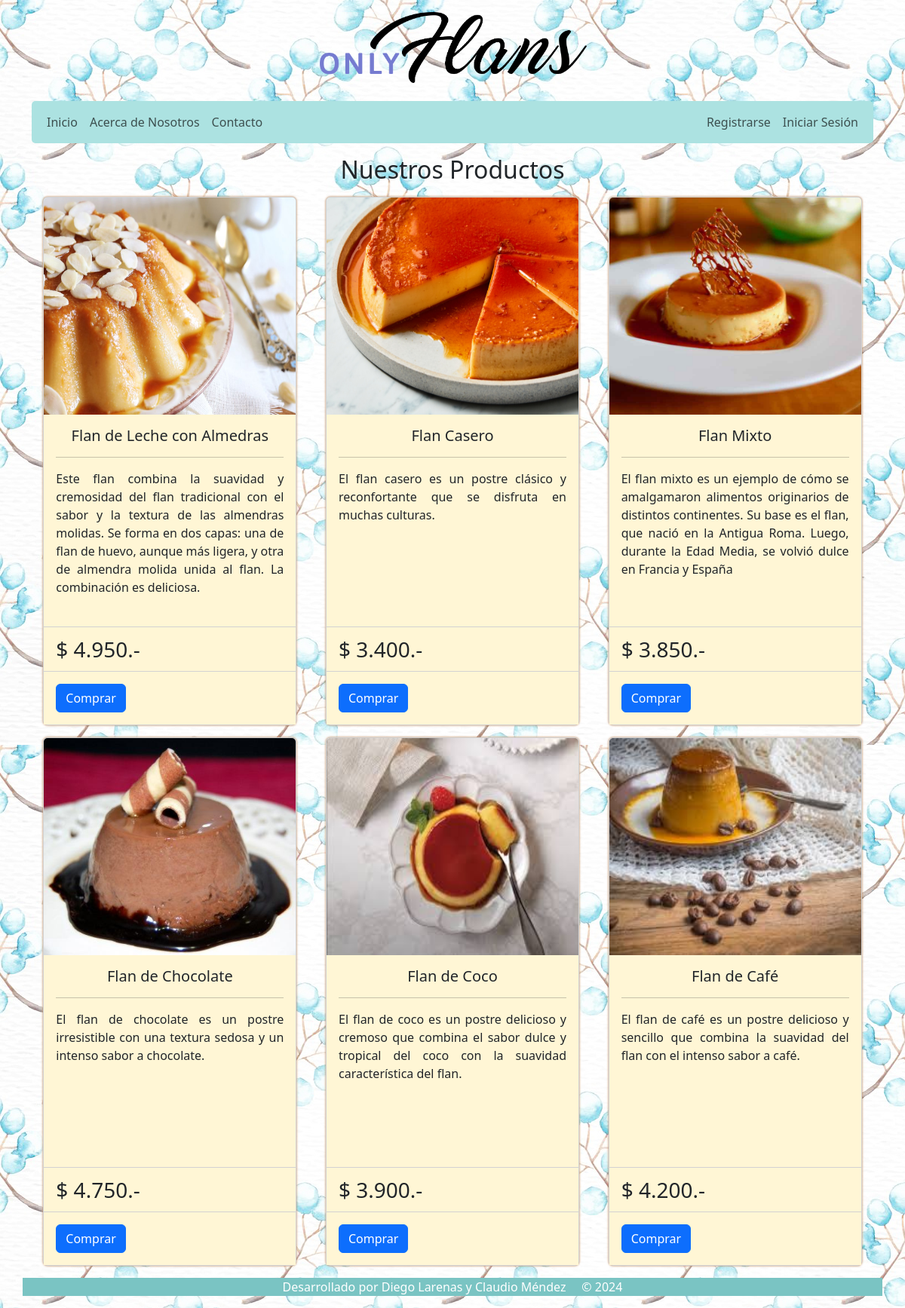
The page / on the database its author committed.
### web/models.py (models this page shows, shortened)
class Flan(models.Model):
    flan_uuid = models.UUIDField()
    name = models.CharField(max_length=64)
    description = models.TextField()
    image_url = models.URLField()
    price = models.CharField(max_length=12, default='$ 0')
    slug = models.SlugField()
    is_private = models.BooleanField()
    created_at = models.DateTimeField(auto_now_add=True)
    updated_at = models.DateTimeField(auto_now=True)

### web/views.py (the view)
# urls.py: path('', indice, name="indice"),
def indice(request):
    flanes = Flan.objects.all()
    flanes_publicos = Flan.objects.filter(is_private=False)
    context = {
        'flanes': flanes,
        'flanes_publicos' : flanes_publicos
    }
    return render(request, 'index.html', context)

### web/templates/index.html
{% extends 'base.html' %}
{% load static %}
{% block 'content' %}
<section>
    <div class="container py-3 px-3">
        <h2 class="text-center mb-3">Nuestros Productos</h2>
        <div class="row gx-3 gy-3">
            {% for flan in flanes_publicos %}
            <div class="col-12 col-md-6 col-lg-4">
                <div class="card mx-auto">
                    <img src="{{flan.image_url}}" class="card-img-top" alt="{{flan.slug}}">
                    <div class="card-body">
                        <h5 class="card-title">{{flan.name}}</h5>
                        <hr>
                        <p class="card-text">{{flan.description}}</p>
                    </div>
                    <ul class="list-group list-group-flush">
                        <li class="list-group-item fs-3">{{flan.price}}</li>
                    </ul>
                    <div class="card-body">
                        <a href="#" class="card-link btn btn-primary">Comprar</a>
                    </div>
                </div>
            </div>
            {% endfor %}
        </div>
    </div>
</section>
{% endblock  %}

### web/templates/base.html (shortened to what this page needs)
<!doctype html>
<html lang="es-cl">
<head>
    {% load static %}
    <link href="https://cdn.jsdelivr.net/npm/bootstrap@5.3.3/dist/css/bootstrap.min.css" rel="stylesheet">
    <link rel="stylesheet" type="text/css" href="{% static 'css/style.css' %}">
</head>
<body>
    {% block 'header' %}
    {% include 'header.html' %}
    {% endblock  %}
    {% block 'navbar' %}
    {% include 'navbar.html' %}
    {% endblock  %}
    {% block 'content' %}{% endblock  %}
    {% block 'footer' %}
    {% include 'footer.html' %}
    {% endblock  %}
</body>
</html>

### web/templates/header.html
{% load static %}
<div class="container py-3" id="header">
    <div class ="row justify-content-center">
        <div class="col-4 ">
            <img src="{% static 'img/logo_onlyflans.png' %}" alt="logo" class="img-fluid">
        </div>
    </div>
</div>

### web/templates/navbar.html (shortened to what this page needs)
{% load static %}
<div class="container" id="navigation">
    <nav class="navbar navbar-expand-lg">
        <div class="container-fluid">
            <div class="collapse navbar-collapse" id="navbarNav">
                <ul class="navbar-nav">
                    <li class="nav-item">
                        <a class="nav-link btn btn-primary" aria-current="page" href="{% url 'indice' %}">Inicio</a>
                    </li>
                    <li class="nav-item">
                        <a class="nav-link btn btn-primary" href="{% url 'about' %}">Acerca de Nosotros</a>
                    </li>
                    <li class="nav-item">
                        <a class="nav-link btn btn-primary" href="{% url 'contacto' %}">Contacto</a>
                    </li>
                </ul>
                <ul class="navbar-nav ms-auto">
                    {% if user.is_authenticated %}
                    <li class="nav-item">
                        <form action="{% url 'logout' %}" method="POST">
                            {% csrf_token %}
                            <button type="submit" class="btn btn-primary">Cerrar Sesión</button>
                        </form>
                    </li>
                    {% else %}
                    <li class="nav-item">
                        <a type="button" class="nav-link btn btn-primary" href="{% url 'registro' %}">Registrarse</a>
                    </li>
                    <li class="nav-item">
                        <a class="nav-link btn btn-primary" href="{% url 'login' %}">Iniciar Sesión</a>
                    </li>
                    {% endif %}
                </ul>
            </div>
        </div>
    </nav>
</div>

### web/templates/footer.html
<div class = "container" id="footer">
    <p>Desarrollado por Diego Larenas y Claudio Méndez &nbsp &nbsp &copy 2024</p>
</div>

### web/static/css/style.css (style rules this page uses)
body { background-image: url('/static/img/floral-watercolor.jpg') }
#header img { width: 23em; }
.navbar { background: #ace2e1; border-radius: 5px; }
.card { width: 21em; box-shadow:0px 0px 3px 0px #b77a47; }
.card img { height: 18em; }
.card-title { text-align: center; }
.card-body { background-color: #fff6d5; }
.card-text { height: 12em; text-align: justify; }
.list-group-item { background-color: #fff6d5; }
#footer { background: #7ac4c3; color: white; text-align: center; }

### rows shown on the page
Flan: image_url (picture), name "Flan de Leche con Almedras", description "Este flan combina la suavidad y cremosidad del flan tradicional con el sabor y la textura de las almendras molidas. Se forma en dos capas: una de flan de huevo, aunque más ligera, y otra de almendra molida unida al flan. La combinación es deliciosa.", price "$ 4.950.-"
Flan: image_url (picture), name "Flan Casero", description "El flan casero es un postre clásico y reconfortante que se disfruta en muchas culturas.", price "$ 3.400.-"
Flan: image_url (picture), name "Flan Mixto", description "El flan mixto es un ejemplo de cómo se amalgamaron alimentos originarios de distintos continentes. Su base es el flan, que nació en la Antigua Roma. Luego, durante la Edad Media, se volvió dulce en Francia y España", price "$ 3.850.-"
Flan: image_url (picture), name "Flan de Chocolate", description "El flan de chocolate es un postre irresistible con una textura sedosa y un intenso sabor a chocolate.", price "$ 4.750.-"
Flan: image_url (picture), name "Flan de Coco", description "El flan de coco es un postre delicioso y cremoso que combina el sabor dulce y tropical del coco con la suavidad característica del flan.", price "$ 3.900.-"
Flan: image_url (picture), name "Flan de Café", description "El flan de café es un postre delicioso y sencillo que combina la suavidad del flan con el intenso sabor a café.", price "$ 4.200.-"
